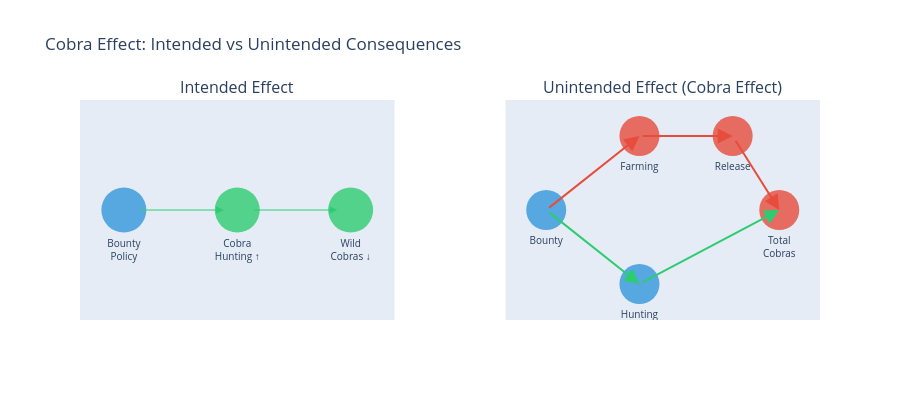

Here is the notebook cell this chart was saved with:
### Markdown cell above
### 6.3.4 의도치 않은 결과 (Unintended Consequences)

CLD의 가장 큰 가치: 정책 개입의 **의도치 않은 결과**를 예측하는 것

#### 코브라 효과 (Cobra Effect)

영국 식민지 인도에서 코브라를 줄이기 위해 보상금 정책 시행:

```
의도한 루프:     보상금 → 코브라 사냥↑ → 야생 코브라↓  ✓
의도하지 않은 루프: 보상금 → 코브라 사육↑ → 총 코브라↑  ✗
보상금 폐지 후:   사육 코브라 방출 → 코브라 더 증가!    ✗✗
```

#### 정책 저항 (Policy Resistance)

시스템의 균형 루프가 정책을 상쇄하는 현상:
- 빈곤 감소 현금 지원 → 소득 증가 → **자격 상실** → 지원 중단 → 소득 원복
- 빈곤 감소 현금 지원 → 소득 증가 → **임대료 인상** → 실질 소득 변화 없음

### 6.5.4 5장 DAG vs 6장 CLD

| 구분 | DAG (5장) | CLD (6장) |
|------|----------|----------|
| 구조 | 비순환 (Acyclic) | **순환 허용** |
| 피드백 | 표현 불가 | **핵심 요소** |
| 시간 | 정적 | **동적** |
| 주요 용도 | 인과 효과 추정 | 시스템 동태 이해 |
| 적합한 상황 | 마케팅 캠페인 효과 | 장기 정책 부작용 |

### Code cell
# 시각화: 코브라 효과 — 의도한 루프 vs 의도하지 않은 루프
fig = make_subplots(
    rows=1, cols=2,
    subplot_titles=('Intended Effect', 'Unintended Effect (Cobra Effect)'),
    horizontal_spacing=0.15
)

# 의도한 효과: 보상금 → 사냥↑ → 코브라↓
intended_x = [0, 1, 2]
intended_y = [1, 1, 1]
intended_labels = ['Bounty<br>Policy', 'Cobra<br>Hunting ↑', 'Wild<br>Cobras ↓']
intended_colors = ['#3498db', '#2ecc71', '#2ecc71']

fig.add_trace(go.Scatter(
    x=intended_x, y=intended_y, mode='markers+text',
    marker=dict(size=45, color=intended_colors, opacity=0.8),
    text=intended_labels, textposition='bottom center',
    textfont=dict(size=10, color='black'), showlegend=False
), row=1, col=1)

for i in range(2):
    fig.add_annotation(
        x=intended_x[i+1]-0.12, y=1, ax=intended_x[i]+0.12, ay=1,
        xref='x', yref='y', axref='x', ayref='y',
        showarrow=True, arrowhead=2, arrowsize=1.5, arrowcolor='black'
    )

# 의도하지 않은 효과
# 위쪽 경로: 보상금 → 사육 → 코브라 증가
unintended_nodes = {
    'Bounty': (0, 1.5),
    'Farming': (1, 2.5),
    'Release': (2, 2.5),
    'Hunting': (1, 0.5),
    'Total Cobras': (2.5, 1.5)
}

for name, (x, y) in unintended_nodes.items():
    color = '#e74c3c' if name in ['Farming', 'Release', 'Total Cobras'] else '#3498db'
    fig.add_trace(go.Scatter(
        x=[x], y=[y], mode='markers+text',
        marker=dict(size=40, color=color, opacity=0.8),
        text=[name.replace(' ', '<br>')], textposition='bottom center',
        textfont=dict(size=10, color='black'), showlegend=False
    ), row=1, col=2)

# 화살표
arrow_pairs = [
    ('Bounty', 'Farming', '#e74c3c'),
    ('Farming', 'Release', '#e74c3c'),
    ('Release', 'Total Cobras', '#e74c3c'),
    ('Bounty', 'Hunting', '#2ecc71'),
    ('Hunting', 'Total Cobras', '#2ecc71')
]

for src, tgt, color in arrow_pairs:
    x0, y0 = unintended_nodes[src]
    x1, y1 = unintended_nodes[tgt]
    fig.add_annotation(
        x=x1, y=y1, ax=x0, ay=y0,
        xref='x2', yref='y2', axref='x2', ayref='y2',
        showarrow=True, arrowhead=2, arrowsize=1.5, arrowcolor=color, arrowwidth=2
    )

fig.update_xaxes(showgrid=False, zeroline=False, showticklabels=False)
fig.update_yaxes(showgrid=False, zeroline=False, showticklabels=False)
fig.update_layout(
    height=400,
    title_text='Cobra Effect: Intended vs Unintended Consequences'
)
fig.show()

print("💡 코브라 효과의 교훈:")
print("   - 정책 입안자는 의도한 루프(녹색)만 생각했다")
print("   - 인센티브에 대한 전략적 대응(빨간색) = 의도하지 않은 루프")
print("   - CLD를 미리 작성했다면 이 부작용을 예측할 수 있었다")
print("\n📌 시스템 사고의 핵심: '이 정책이 어떤 새로운 피드백 루프를 만들 것인가?'")

### Figure 1 — Plotly figure (JSON) as saved in the notebook; plotly's stock layout.template omitted (floating-point values rounded to 4 significant figures)
{"data": [{"marker": {"color": ["#3498db", "#2ecc71", "#2ecc71"], "opacity": 0.8, "size": 45}, "mode": "markers+text", "showlegend": false, "text": ["Bounty<br>Policy", "Cobra<br>Hunting ↑", "Wild<br>Cobras ↓"], "textfont": {"size": 10}, "textposition": "bottom center", "type": "scatter", "x": [0, 1, 2], "xaxis": "x", "y": [1, 1, 1], "yaxis": "y"}, {"marker": {"color": "#3498db", "opacity": 0.8, "size": 40}, "mode": "markers+text", "showlegend": false, "text": ["Bounty"], "textfont": {"size": 10}, "textposition": "bottom center", "type": "scatter", "x": [0], "xaxis": "x2", "y": [1.5], "yaxis": "y2"}, {"marker": {"color": "#e74c3c", "opacity": 0.8, "size": 40}, "mode": "markers+text", "showlegend": false, "text": ["Farming"], "textfont": {"size": 10}, "textposition": "bottom center", "type": "scatter", "x": [1], "xaxis": "x2", "y": [2.5], "yaxis": "y2"}, {"marker": {"color": "#e74c3c", "opacity": 0.8, "size": 40}, "mode": "markers+text", "showlegend": false, "text": ["Release"], "textfont": {"size": 10}, "textposition": "bottom center", "type": "scatter", "x": [2], "xaxis": "x2", "y": [2.5], "yaxis": "y2"}, {"marker": {"color": "#3498db", "opacity": 0.8, "size": 40}, "mode": "markers+text", "showlegend": false, "text": ["Hunting"], "textfont": {"size": 10}, "textposition": "bottom center", "type": "scatter", "x": [1], "xaxis": "x2", "y": [0.5], "yaxis": "y2"}, {"marker": {"color": "#e74c3c", "opacity": 0.8, "size": 40}, "mode": "markers+text", "showlegend": false, "text": ["Total<br>Cobras"], "textfont": {"size": 10}, "textposition": "bottom center", "type": "scatter", "x": [2.5], "xaxis": "x2", "y": [1.5], "yaxis": "y2"}], "layout": {"annotations": [{"font": {"size": 16}, "showarrow": false, "text": "Intended Effect", "x": 0.2125, "xanchor": "center", "xref": "paper", "y": 1, "yanchor": "bottom", "yref": "paper"}, {"font": {"size": 16}, "showarrow": false, "text": "Unintended Effect (Cobra Effect)", "x": 0.7875, "xanchor": "center", "xref": "paper", "y": 1, "yanchor": "bottom", "yref": "paper"}, {"arrowcolor": "#2ecc71", "arrowhead": 2, "arrowsize": 1.5, "ax": 0.12, "axref": "x", "ay": 1, "ayref": "y", "showarrow": true, "x": 0.88, "xref": "x", "y": 1, "yref": "y"}, {"arrowcolor": "#2ecc71", "arrowhead": 2, "arrowsize": 1.5, "ax": 1.12, "axref": "x", "ay": 1, "ayref": "y", "showarrow": true, "x": 1.88, "xref": "x", "y": 1, "yref": "y"}, {"arrowcolor": "#e74c3c", "arrowhead": 2, "arrowsize": 1.5, "arrowwidth": 2, "ax": 0, "axref": "x2", "ay": 1.5, "ayref": "y2", "showarrow": true, "x": 1, "xref": "x2", "y": 2.5, "yref": "y2"}, {"arrowcolor": "#e74c3c", "arrowhead": 2, "arrowsize": 1.5, "arrowwidth": 2, "ax": 1, "axref": "x2", "ay": 2.5, "ayref": "y2", "showarrow": true, "x": 2, "xref": "x2", "y": 2.5, "yref": "y2"}, {"arrowcolor": "#e74c3c", "arrowhead": 2, "arrowsize": 1.5, "arrowwidth": 2, "ax": 2, "axref": "x2", "ay": 2.5, "ayref": "y2", "showarrow": true, "x": 2.5, "xref": "x2", "y": 1.5, "yref": "y2"}, {"arrowcolor": "#2ecc71", "arrowhead": 2, "arrowsize": 1.5, "arrowwidth": 2, "ax": 0, "axref": "x2", "ay": 1.5, "ayref": "y2", "showarrow": true, "x": 1, "xref": "x2", "y": 0.5, "yref": "y2"}, {"arrowcolor": "#2ecc71", "arrowhead": 2, "arrowsize": 1.5, "arrowwidth": 2, "ax": 1, "axref": "x2", "ay": 0.5, "ayref": "y2", "showarrow": true, "x": 2.5, "xref": "x2", "y": 1.5, "yref": "y2"}], "height": 400, "title": {"text": "Cobra Effect: Intended vs Unintended Consequences"}, "xaxis": {"anchor": "y", "domain": [0, 0.425], "showgrid": false, "showticklabels": false, "zeroline": false}, "xaxis2": {"anchor": "y2", "domain": [0.575, 1], "showgrid": false, "showticklabels": false, "zeroline": false}, "yaxis": {"anchor": "x", "domain": [0, 1], "showgrid": false, "showticklabels": false, "zeroline": false}, "yaxis2": {"anchor": "x2", "domain": [0, 1], "showgrid": false, "showticklabels": false, "zeroline": false}}}
